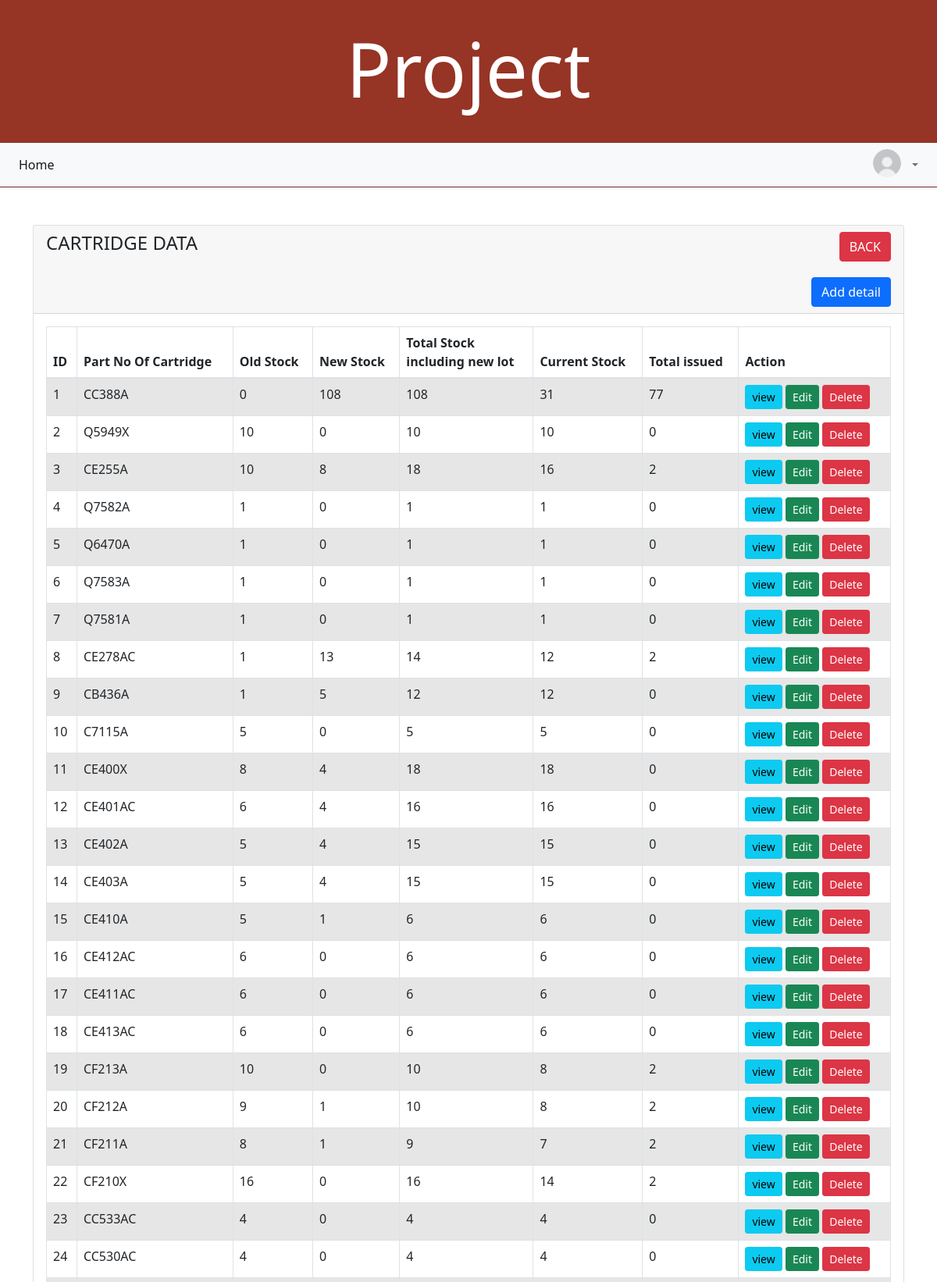
The app's page /admin.php (upper part) with its own data.
### tables this page shows
CREATE TABLE `stocks` (
  `id` int(11) NOT NULL,
  `part` varchar(191) NOT NULL,
  `old` varchar(191) NOT NULL,
  `new` varchar(191) NOT NULL,
  `total` varchar(191) NOT NULL,
  `current` varchar(191) NOT NULL,
  `issued` varchar(191) NOT NULL
);

### admin.php (the view, shortened to what this page needs)
<?php
   require 'dbcon.php';
?>
<!DOCTYPE html>
<html>
    <head>
        <link rel="stylesheet" href="https://stackpath.bootstrapcdn.com/bootstrap/4.5.0/css/bootstrap.min.css">
    </head>
    <body>
      <div class="header">
        <h1 style="font-size:8vw;">Project</h1>
      </div>
      <nav class="navbar navbar-expand-xl navbar-light bg-light">
		<div class="navbar-nav">
       <a href="adminlogin.php" class="nav-item nav-link active" > <i class="fa fa-fw fa-home"></i> Home</a>
			</div>
		<div class="navbar-nav ml-auto">
			<div class="nav-item dropdown">
				<a href="#" data-toggle="dropdown" class="nav-link dropdown-toggle user-action"><img src="logopro.jpeg" class="avatar" alt="Avatar"> <?php  if (isset($_SESSION['user'])) : ?>
				<?php endif ?> <b class="caret"></b></a>
			</div>
		</div>
</nav>
<br>
    </body>
</html>
<!doctype html>
<html lang="en">
  <head>
    <link href="https://cdn.jsdelivr.net/npm/bootstrap@5.1.3/dist/css/bootstrap.min.css" rel="stylesheet">
</head>
<body>
    <div class="container mt-4">
        <div class="row">
            <div class="col-md-12">
                <div class="card">
                    <div class="card-header">
                        <h4>    CARTRIDGE DATA
                            <a href="adminlogin.php" class="btn btn-danger  float-end ">BACK</a>
                            <br>
                            <br>
                            <a href="cartridge-create.php"class="btn btn-primary float-end">Add detail</a>
                        </h4>
                    </div>
                    <div class="card-body">
                    <table class="table table-bordered table-striped">
                        <thead>
                            <tr>
                                <th>ID</th>
                                <th>Part No Of Cartridge</th>
                                <th>Old Stock   </th>
                                <th>New Stock </th>
                                <th>Total  Stock <br> including new lot</th>
                                <th>Current Stock</th>
                                <th>Total issued</th>
                                <th>Action</th>
                            </tr>
                        </thead>
                        <tbody>
                            <?php
                                  $query = "SELECT * FROM stocks";
                                  $query_run = mysqli_query($con, $query);
                                  if(mysqli_num_rows($query_run) > 0 )
                                  {
                                    foreach($query_run as $data)
                                    {
                                        ?>
                                        <tr>
                                               <td><?= $data['id']; ?></td>
                                               <td><?= $data['part']; ?></td>
                                               <td><?= $data['old']; ?></td>
                                               <td><?= $data['new']; ?></td>
                                               <td><?= $data['total']; ?></td>
                                               <td><?= $data['current']; ?></td>
                                               <td><?= $data['issued']; ?></td>
                                               <td>
                                                   <a href="cartridge-view.php?id=<?= $data['id']; ?>"class="btn btn-info btn-sm">view</a>
                                                   <a href="cartridge-edit.php?id=<?= $data['id']; ?>"class="btn btn-success btn-sm">Edit</a>
                                                   <form action="code.php" method="POST" class="d-inline">
                                                     <button type="submit" name= "delete" value="<?=$data['id']; ?>" class="btn btn-danger btn-sm">Delete</button>
                                                    </form>
                                               </td>
                                        </tr>
                                        <?php
                                    }
                                  }
                                  else
                                  {
                                    echo "<h5> NO RECORD FOUND </h5>";
                                  }
                            ?>
                        </tbody>
                    </table>
                    </div>
                </div>
            </div>
        </div>
    </div>
</body>
</html>

### admin.php (style rules this page uses)
body { font-family: Arial; margin: 0; }
.header { padding: 30px; text-align: center; background: #963425; color: white; }
body { background: #d7d3d3; }
.navbar { background: rgb(79, 23, 23); padding-left: 16px; padding-right: 16px; border-bottom: 1px solid #782626; box-shadow: 0 0 4px rgba(109, 101, 101, 0.1); }
.nav-link img { border-radius: 50%; width: 36px; height: 36px; margin: -8px 0; float: left; margin-right: 10px; }

### records on screen
stocks: id "1", part "CC388A", old "0", new "108", total "108", current "31", issued "77"
stocks: id "2", part "Q5949X", old "10", new "0", total "10", current "10", issued "0"
stocks: id "3", part "CE255A", old "10", new "8", total "18", current "16", issued "2"
stocks: id "4", part "Q7582A", old "1", new "0", total "1", current "1", issued "0"
stocks: id "5", part "Q6470A", old "1", new "0", total "1", current "1", issued "0"
stocks: id "6", part "Q7583A", old "1", new "0", total "1", current "1", issued "0"
stocks: id "7", part "Q7581A", old "1", new "0", total "1", current "1", issued "0"
stocks: id "8", part "CE278AC", old "1", new "13", total "14", current "12", issued "2"
stocks: id "9", part "CB436A", old "1", new "5", total "12", current "12", issued "0"
stocks: id "10", part "C7115A", old "5", new "0", total "5", current "5", issued "0"
stocks: id "11", part "CE400X", old "8", new "4", total "18", current "18", issued "0"
stocks: id "12", part "CE401AC", old "6", new "4", total "16", current "16", issued "0"
stocks: id "13", part "CE402A", old "5", new "4", total "15", current "15", issued "0"
stocks: id "14", part "CE403A", old "5", new "4", total "15", current "15", issued "0"
stocks: id "15", part "CE410A", old "5", new "1", total "6", current "6", issued "0"
stocks: id "16", part "CE412AC", old "6", new "0", total "6", current "6", issued "0"
stocks: id "17", part "CE411AC", old "6", new "0", total "6", current "6", issued "0"
stocks: id "18", part "CE413AC", old "6", new "0", total "6", current "6", issued "0"
stocks: id "19", part "CF213A", old "10", new "0", total "10", current "8", issued "2"
stocks: id "20", part "CF212A", old "9", new "1", total "10", current "8", issued "2"
stocks: id "21", part "CF211A", old "8", new "1", total "9", current "7", issued "2"
stocks: id "22", part "CF210X", old "16", new "0", total "16", current "14", issued "2"
stocks: id "23", part "CC533AC", old "4", new "0", total "4", current "4", issued "0"
stocks: id "24", part "CC530AC", old "4", new "0", total "4", current "4", issued "0"
